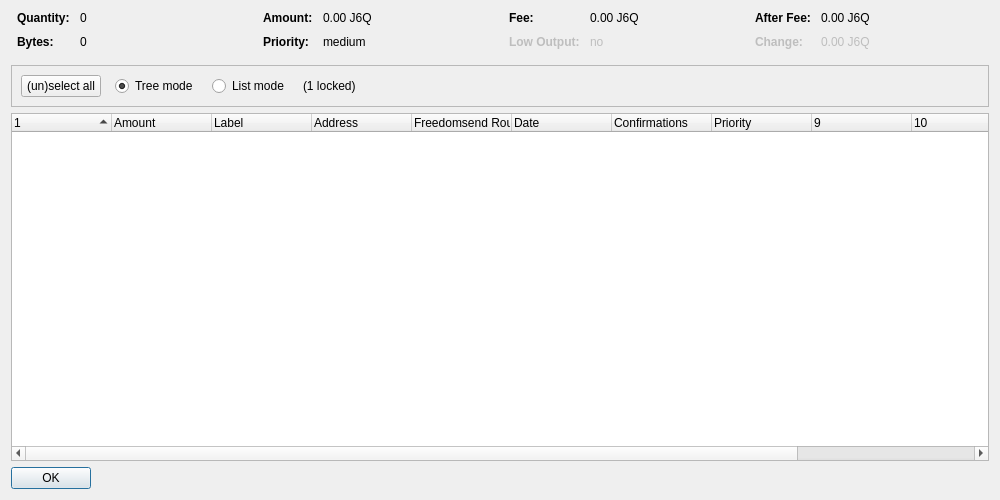
<?xml version="1.0" encoding="UTF-8"?>
<ui version="4.0">
 <class>CoinControlDialog</class>
 <widget class="QDialog" name="CoinControlDialog">
  <property name="geometry">
   <rect>
    <x>0</x>
    <y>0</y>
    <width>1000</width>
    <height>500</height>
   </rect>
  </property>
  <property name="windowTitle">
   <string>Coin Control Address Selection</string>
  </property>
  <layout class="QVBoxLayout" name="verticalLayout">
   <item>
    <layout class="QHBoxLayout" name="horizontalLayoutTop" stretch="0,0,0,0">
     <property name="topMargin">
      <number>0</number>
     </property>
     <property name="bottomMargin">
      <number>10</number>
     </property>
     <item>
      <layout class="QFormLayout" name="formLayoutCoinControl1">
       <property name="horizontalSpacing">
        <number>10</number>
       </property>
       <property name="verticalSpacing">
        <number>10</number>
       </property>
       <property name="leftMargin">
        <number>6</number>
       </property>
       <property name="rightMargin">
        <number>6</number>
       </property>
       <item row="0" column="0">
        <widget class="QLabel" name="labelCoinControlQuantityText">
         <property name="font">
          <font>
           <weight>75</weight>
           <bold>true</bold>
          </font>
         </property>
         <property name="text">
          <string>Quantity:</string>
         </property>
        </widget>
       </item>
       <item row="0" column="1">
        <widget class="QLabel" name="labelCoinControlQuantity">
         <property name="cursor">
          <cursorShape>IBeamCursor</cursorShape>
         </property>
         <property name="contextMenuPolicy">
          <enum>Qt::ActionsContextMenu</enum>
         </property>
         <property name="text">
          <string notr="true">0</string>
         </property>
         <property name="textInteractionFlags">
          <set>Qt::LinksAccessibleByMouse|Qt::TextSelectableByKeyboard|Qt::TextSelectableByMouse</set>
         </property>
        </widget>
       </item>
       <item row="1" column="0">
        <widget class="QLabel" name="labelCoinControlBytesText">
         <property name="font">
          <font>
           <weight>75</weight>
           <bold>true</bold>
          </font>
         </property>
         <property name="text">
          <string>Bytes:</string>
         </property>
        </widget>
       </item>
       <item row="1" column="1">
        <widget class="QLabel" name="labelCoinControlBytes">
         <property name="cursor">
          <cursorShape>IBeamCursor</cursorShape>
         </property>
         <property name="contextMenuPolicy">
          <enum>Qt::ActionsContextMenu</enum>
         </property>
         <property name="text">
          <string notr="true">0</string>
         </property>
         <property name="textInteractionFlags">
          <set>Qt::LinksAccessibleByMouse|Qt::TextSelectableByKeyboard|Qt::TextSelectableByMouse</set>
         </property>
        </widget>
       </item>
      </layout>
     </item>
     <item>
      <layout class="QFormLayout" name="formLayoutCoinControl2">
       <property name="horizontalSpacing">
        <number>10</number>
       </property>
       <property name="verticalSpacing">
        <number>10</number>
       </property>
       <property name="leftMargin">
        <number>6</number>
       </property>
       <property name="rightMargin">
        <number>6</number>
       </property>
       <item row="0" column="0">
        <widget class="QLabel" name="labelCoinControlAmountText">
         <property name="font">
          <font>
           <weight>75</weight>
           <bold>true</bold>
          </font>
         </property>
         <property name="text">
          <string>Amount:</string>
         </property>
        </widget>
       </item>
       <item row="0" column="1">
        <widget class="QLabel" name="labelCoinControlAmount">
         <property name="cursor">
          <cursorShape>IBeamCursor</cursorShape>
         </property>
         <property name="contextMenuPolicy">
          <enum>Qt::ActionsContextMenu</enum>
         </property>
         <property name="text">
          <string notr="true">0.00 J6Q</string>
         </property>
         <property name="textInteractionFlags">
          <set>Qt::LinksAccessibleByMouse|Qt::TextSelectableByKeyboard|Qt::TextSelectableByMouse</set>
         </property>
        </widget>
       </item>
       <item row="1" column="0">
        <widget class="QLabel" name="labelCoinControlPriorityText">
         <property name="font">
          <font>
           <weight>75</weight>
           <bold>true</bold>
          </font>
         </property>
         <property name="text">
          <string>Priority:</string>
         </property>
        </widget>
       </item>
       <item row="1" column="1">
        <widget class="QLabel" name="labelCoinControlPriority">
         <property name="cursor">
          <cursorShape>IBeamCursor</cursorShape>
         </property>
         <property name="contextMenuPolicy">
          <enum>Qt::ActionsContextMenu</enum>
         </property>
         <property name="text">
          <string>medium</string>
         </property>
         <property name="textInteractionFlags">
          <set>Qt::LinksAccessibleByMouse|Qt::TextSelectableByKeyboard|Qt::TextSelectableByMouse</set>
         </property>
        </widget>
       </item>
      </layout>
     </item>
     <item>
      <layout class="QFormLayout" name="formLayoutCoinControl3">
       <property name="horizontalSpacing">
        <number>10</number>
       </property>
       <property name="verticalSpacing">
        <number>10</number>
       </property>
       <property name="leftMargin">
        <number>6</number>
       </property>
       <property name="rightMargin">
        <number>6</number>
       </property>
       <item row="0" column="0">
        <widget class="QLabel" name="labelCoinControlFeeText">
         <property name="font">
          <font>
           <weight>75</weight>
           <bold>true</bold>
          </font>
         </property>
         <property name="text">
          <string>Fee:</string>
         </property>
        </widget>
       </item>
       <item row="0" column="1">
        <widget class="QLabel" name="labelCoinControlFee">
         <property name="cursor">
          <cursorShape>IBeamCursor</cursorShape>
         </property>
         <property name="contextMenuPolicy">
          <enum>Qt::ActionsContextMenu</enum>
         </property>
         <property name="text">
          <string notr="true">0.00 J6Q</string>
         </property>
         <property name="textInteractionFlags">
          <set>Qt::LinksAccessibleByMouse|Qt::TextSelectableByKeyboard|Qt::TextSelectableByMouse</set>
         </property>
        </widget>
       </item>
       <item row="1" column="0">
        <widget class="QLabel" name="labelCoinControlLowOutputText">
         <property name="enabled">
          <bool>false</bool>
         </property>
         <property name="font">
          <font>
           <weight>75</weight>
           <bold>true</bold>
          </font>
         </property>
         <property name="text">
          <string>Low Output:</string>
         </property>
        </widget>
       </item>
       <item row="1" column="1">
        <widget class="QLabel" name="labelCoinControlLowOutput">
         <property name="enabled">
          <bool>false</bool>
         </property>
         <property name="cursor">
          <cursorShape>IBeamCursor</cursorShape>
         </property>
         <property name="contextMenuPolicy">
          <enum>Qt::ActionsContextMenu</enum>
         </property>
         <property name="text">
          <string>no</string>
         </property>
         <property name="textInteractionFlags">
          <set>Qt::LinksAccessibleByMouse|Qt::TextSelectableByKeyboard|Qt::TextSelectableByMouse</set>
         </property>
        </widget>
       </item>
      </layout>
     </item>
     <item>
      <layout class="QFormLayout" name="formLayoutCoinControl4">
       <property name="horizontalSpacing">
        <number>10</number>
       </property>
       <property name="verticalSpacing">
        <number>10</number>
       </property>
       <property name="leftMargin">
        <number>6</number>
       </property>
       <property name="rightMargin">
        <number>6</number>
       </property>
       <item row="0" column="0">
        <widget class="QLabel" name="labelCoinControlAfterFeeText">
         <property name="font">
          <font>
           <weight>75</weight>
           <bold>true</bold>
          </font>
         </property>
         <property name="text">
          <string>After Fee:</string>
         </property>
        </widget>
       </item>
       <item row="0" column="1">
        <widget class="QLabel" name="labelCoinControlAfterFee">
         <property name="cursor">
          <cursorShape>IBeamCursor</cursorShape>
         </property>
         <property name="contextMenuPolicy">
          <enum>Qt::ActionsContextMenu</enum>
         </property>
         <property name="text">
          <string notr="true">0.00 J6Q</string>
         </property>
         <property name="textInteractionFlags">
          <set>Qt::LinksAccessibleByMouse|Qt::TextSelectableByKeyboard|Qt::TextSelectableByMouse</set>
         </property>
        </widget>
       </item>
       <item row="1" column="0">
        <widget class="QLabel" name="labelCoinControlChangeText">
         <property name="enabled">
          <bool>false</bool>
         </property>
         <property name="font">
          <font>
           <weight>75</weight>
           <bold>true</bold>
          </font>
         </property>
         <property name="text">
          <string>Change:</string>
         </property>
        </widget>
       </item>
       <item row="1" column="1">
        <widget class="QLabel" name="labelCoinControlChange">
         <property name="enabled">
          <bool>false</bool>
         </property>
         <property name="cursor">
          <cursorShape>IBeamCursor</cursorShape>
         </property>
         <property name="contextMenuPolicy">
          <enum>Qt::ActionsContextMenu</enum>
         </property>
         <property name="text">
          <string notr="true">0.00 J6Q</string>
         </property>
         <property name="textInteractionFlags">
          <set>Qt::LinksAccessibleByMouse|Qt::TextSelectableByKeyboard|Qt::TextSelectableByMouse</set>
         </property>
        </widget>
       </item>
      </layout>
     </item>
    </layout>
   </item>
   <item>
    <widget class="QFrame" name="frame">
     <property name="minimumSize">
      <size>
       <width>0</width>
       <height>40</height>
      </size>
     </property>
     <property name="frameShape">
      <enum>QFrame::StyledPanel</enum>
     </property>
     <property name="frameShadow">
      <enum>QFrame::Sunken</enum>
     </property>
     <layout class="QHBoxLayout" name="horizontalLayout">
      <item>
       <layout class="QHBoxLayout" name="horizontalLayoutPanel" stretch="0,0,0,0,0">
        <property name="spacing">
         <number>14</number>
        </property>
        <item>
         <widget class="QPushButton" name="pushButtonSelectAll">
          <property name="sizePolicy">
           <sizepolicy hsizetype="Maximum" vsizetype="Fixed">
            <horstretch>0</horstretch>
            <verstretch>0</verstretch>
           </sizepolicy>
          </property>
          <property name="text">
           <string>(un)select all</string>
          </property>
         </widget>
        </item>
        <item>
         <widget class="QRadioButton" name="radioTreeMode">
          <property name="sizePolicy">
           <sizepolicy hsizetype="Maximum" vsizetype="Fixed">
            <horstretch>0</horstretch>
            <verstretch>0</verstretch>
           </sizepolicy>
          </property>
          <property name="text">
           <string>Tree mode</string>
          </property>
          <property name="checked">
           <bool>true</bool>
          </property>
         </widget>
        </item>
        <item>
         <widget class="QRadioButton" name="radioListMode">
          <property name="sizePolicy">
           <sizepolicy hsizetype="Maximum" vsizetype="Fixed">
            <horstretch>0</horstretch>
            <verstretch>0</verstretch>
           </sizepolicy>
          </property>
          <property name="text">
           <string>List mode</string>
          </property>
         </widget>
        </item>
        <item>
         <widget class="QLabel" name="labelLocked">
          <property name="text">
           <string>(1 locked)</string>
          </property>
         </widget>
        </item>
        <item>
         <spacer name="horizontalSpacer">
          <property name="orientation">
           <enum>Qt::Horizontal</enum>
          </property>
          <property name="sizeHint" stdset="0">
           <size>
            <width>40</width>
            <height>20</height>
           </size>
          </property>
         </spacer>
        </item>
       </layout>
      </item>
     </layout>
    </widget>
   </item>
   <item>
    <widget class="CoinControlTreeWidget" name="treeWidget">
     <property name="contextMenuPolicy">
      <enum>Qt::CustomContextMenu</enum>
     </property>
     <property name="sortingEnabled">
      <bool>false</bool>
     </property>
     <property name="columnCount">
      <number>12</number>
     </property>
     <attribute name="headerShowSortIndicator" stdset="0">
      <bool>true</bool>
     </attribute>
     <attribute name="headerStretchLastSection">
      <bool>false</bool>
     </attribute>
     <column>
      <property name="text">
       <string/>
      </property>
     </column>
     <column>
      <property name="text">
       <string>Amount</string>
      </property>
     </column>
     <column>
      <property name="text">
       <string>Label</string>
      </property>
     </column>
     <column>
      <property name="text">
       <string>Address</string>
      </property>
     </column>
     <column>
      <property name="text">
       <string>Freedomsend Rounds</string>
      </property>
     </column>
     <column>
      <property name="text">
       <string>Date</string>
      </property>
     </column>
     <column>
      <property name="text">
       <string>Confirmations</string>
      </property>
      <property name="toolTip">
       <string>Confirmed</string>
      </property>
     </column>
     <column>
      <property name="text">
       <string>Priority</string>
      </property>
     </column>
     <column>
      <property name="text">
       <string/>
      </property>
     </column>
     <column>
      <property name="text">
       <string/>
      </property>
     </column>
     <column>
      <property name="text">
       <string/>
      </property>
     </column>
     <column>
      <property name="text">
       <string/>
      </property>
     </column>
     <column>
      <property name="text">
       <string/>
      </property>
     </column>
    </widget>
   </item>
   <item>
    <widget class="QDialogButtonBox" name="buttonBox">
     <property name="sizePolicy">
      <sizepolicy hsizetype="Maximum" vsizetype="Fixed">
       <horstretch>0</horstretch>
       <verstretch>0</verstretch>
      </sizepolicy>
     </property>
     <property name="orientation">
      <enum>Qt::Horizontal</enum>
     </property>
     <property name="standardButtons">
      <set>QDialogButtonBox::Ok</set>
     </property>
    </widget>
   </item>
  </layout>
 </widget>
 <customwidgets>
  <customwidget>
   <class>CoinControlTreeWidget</class>
   <extends>QTreeWidget</extends>
   <header>coincontroltreewidget.h</header>
  </customwidget>
 </customwidgets>
 <resources/>
 <connections/>
</ui>
